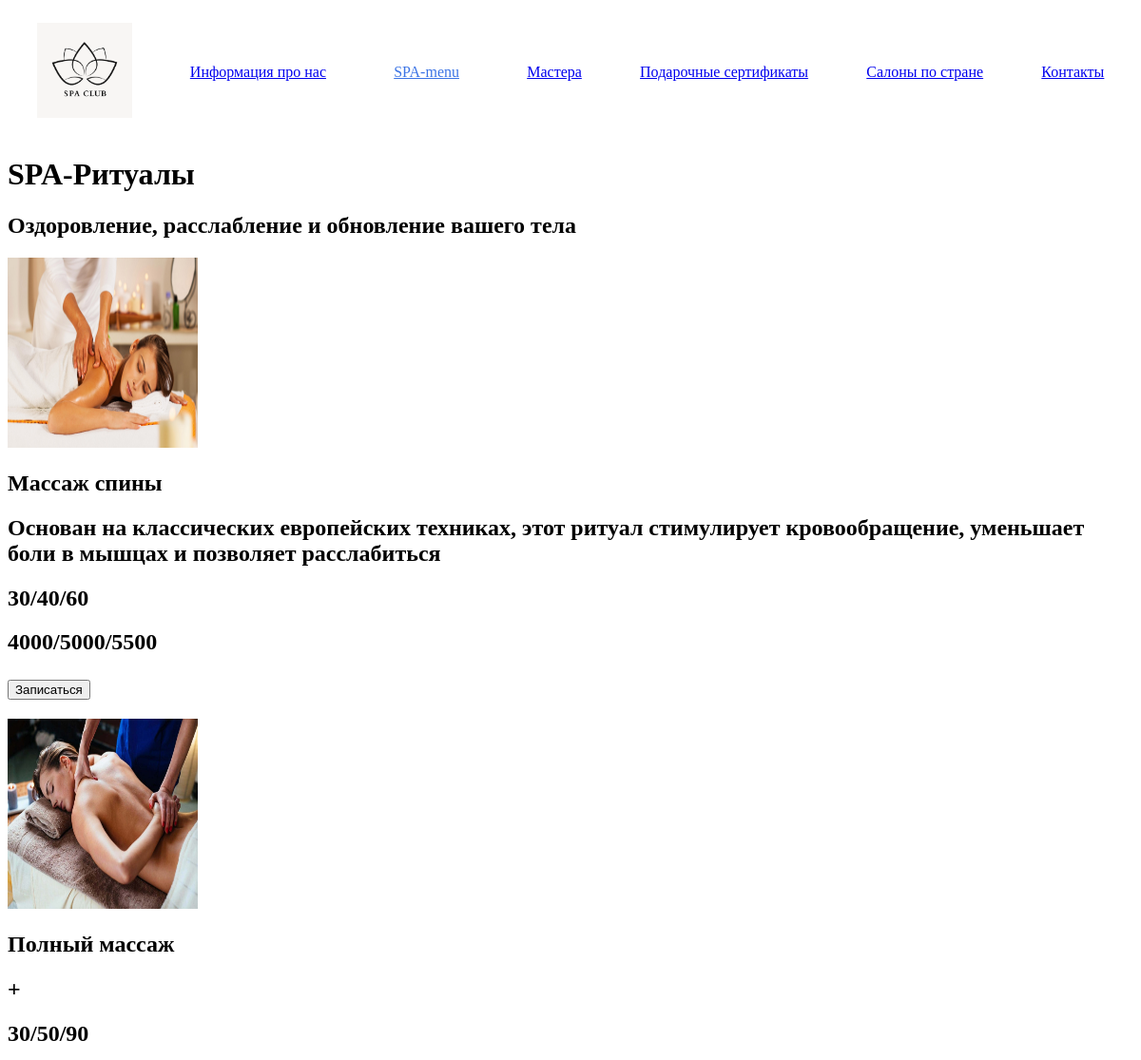
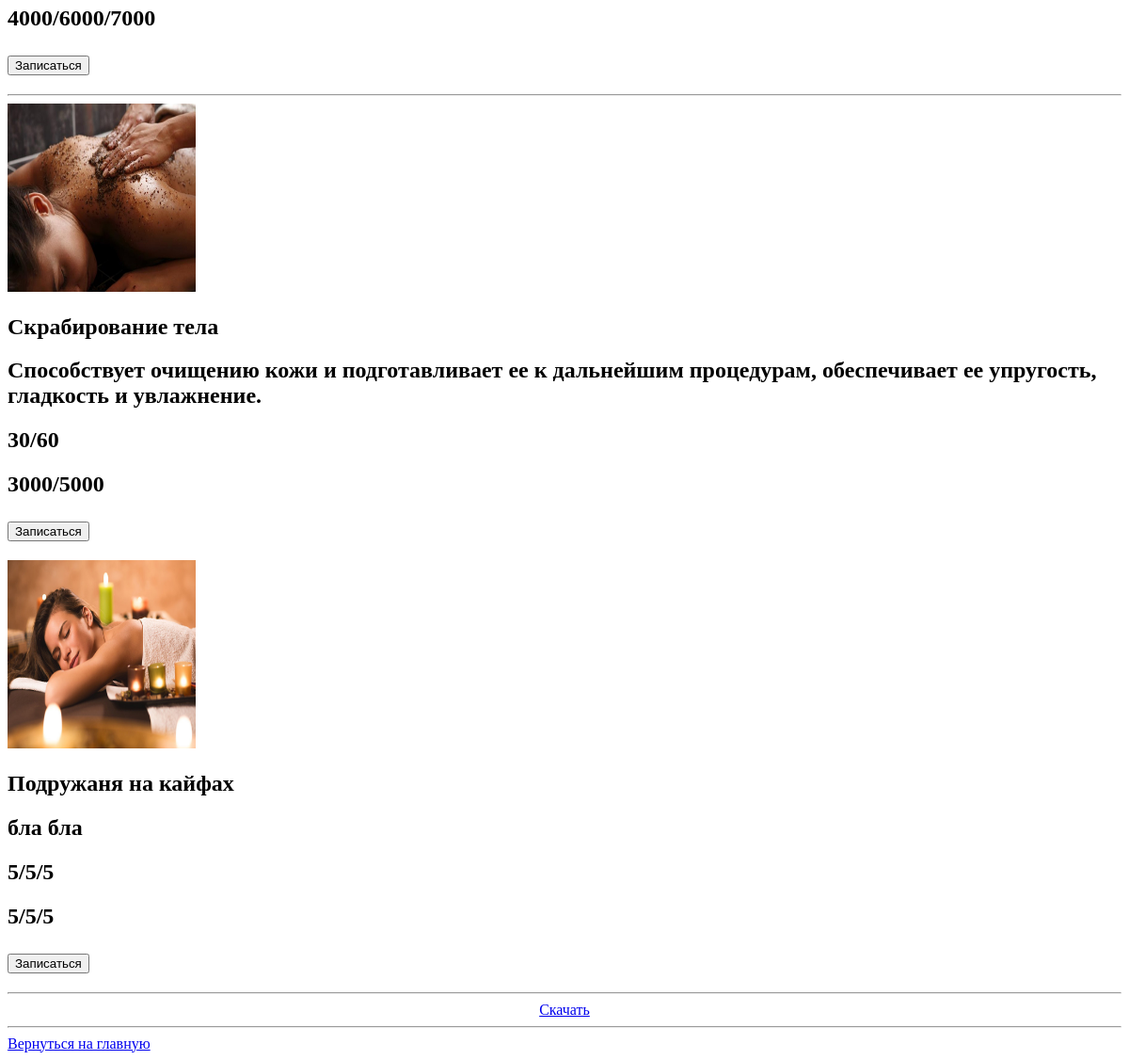
The app's page /home/spa_menu/ with its own data (2 pictures, top to bottom).
### spa/models.py (models this page shows, shortened)
class Rituals(models.Model):
    photo = models.ImageField(upload_to='static/photo/photo_rituals/', verbose_name='фото массажа')
    title = models.CharField(max_length=100, verbose_name='Заголовок')
    content = models.CharField(max_length=250, verbose_name='описание')
    time = models.CharField(max_length=50, null=True, blank=True, verbose_name='время в формате x/x/x')
    price = models.CharField(max_length=50, null=False, blank=True, verbose_name='цена в формате x/x/x')
    popular = models.BooleanField(default=False, verbose_name='Добавить на главную страницу сайта (популярные массажи)')
    time_create = models.DateTimeField(verbose_name="Время создания", default=datetime.now(), )
    time_update = models.DateTimeField(verbose_name="Время изменения", default=datetime.now(), )
    class Meta:
        verbose_name_plural = 'Mountain-SPA (Виды массажа)'
        verbose_name = 'SPA-ритуалы (вид массажа)'

class Body_care(models.Model):
    photo = models.ImageField(upload_to='static/photo/photo_care/', verbose_name='уходовое фото')
    title = models.CharField(max_length=100, verbose_name='Заголовок')
    content = models.CharField(max_length=250, verbose_name='описание')
    time = models.CharField(max_length=50, null=True, blank=True, verbose_name='время в формате "X/X/X"')
    price = models.CharField(max_length=50, null=False, blank=True, verbose_name='цена в формате "X/X/X"')
    popular = models.BooleanField(default=False,
                                  verbose_name='Добавить на главную страницу сайта (популярные Процедуры)')
    time_create = models.DateTimeField(verbose_name="Время создания", default=datetime.now(), )
    time_update = models.DateTimeField(verbose_name="Время изменения", default=datetime.now(), )
    class Meta:
        verbose_name_plural = 'Mountain-SPA (Уход за телом)'
        verbose_name = 'SPA-ритуалы (Уход за телом)'

class Save_menu(models.Model):
    path = models.FileField(upload_to='static/files/',
                            verbose_name='Выберите один файл, который будет педставлять ваше Меню',
                            help_text='Это может быть только zip-файл')
    work = models.BooleanField(default=False,
                               verbose_name='Поставте галочку для того, что бы меню стало активным(возможен только один вариант!)')
    title = models.CharField(max_length=50, default=None, blank=True, null=True)
    time_create = models.DateTimeField(verbose_name="Время создания", default=datetime.now(), )
    time_update = models.DateTimeField(verbose_name="Время изменения", default=datetime.now(), )
    class Meta:
        verbose_name_plural = 'Файл меню для загрузки пользователям'
        verbose_name = 'Файл меню для загрузки пользователям'

### spa/views.py (the view)
# urls.py: path('spa_menu/', spa_menu, name='spa_menu'),
def spa_menu(request):
    bds = Rituals.objects.all()
    bd_care = Body_care.objects.all()
    files = Save_menu.objects.all()
    context = {'bds': bds, 'bd_care': bd_care, 'files': files}
    return render(request, 'spa_ss/spa_menu.html', context)

### spa/templates/spa_ss/spa_menu.html (shortened to what this page needs)
<!DOCTYPE html>
{% extends 'layout/basic.html' %}
{% load static %}
{% block content %}
<h1>
    <bold>SPA-Ритуалы</bold>
</h1>
<h2>Оздоровление, расслабление и обновление вашего тела</h2>
{% for bd in bds %}
<div>
    <img src="{{ bd.photo.url }}" alt="" width="200" height="200"/>
    <h2>{{ bd.title }}</h2>
    <h2>{{ bd.content }}</h2>
    <h2>{{ bd.time }}</h2>
    <h2>{{ bd.price }}</h2>
    <h2><button type="submit">Записаться</button></h2>
</div>
{% endfor %}
<hr>
{% for bd2 in bd_care %}
<div>
    <img src="{{ bd2.photo.url }}" alt="" width="200" height="200"/>
    <h2>{{ bd2.title }}</h2>
    <h2>{{ bd2.content }}</h2>
    <h2>{{ bd2.time }}</h2>
    <h2>{{ bd2.price }}</h2>
    <h2><button type="submit">Записаться</button></h2>
</div>
{% endfor %}
<hr>
{%for file in files%}
    {% if file.work == True %}
<div></div><a href="{{ file.path.url }}" download><center>Скачать</center></a></div>
    {% endif %}
{%endfor%}
<hr>
<a href="{% url 'home'%}">Вернуться на главную</a>
{% endblock %}

### static/css/flex.css (style rules this page uses)
hr { display: block; margin-top: 0.5em; margin-bottom: 0.5em; margin-left: auto; margin-right: auto; border-style: inset; border-width: 1px; }

### records on screen
Rituals: photo (picture), title "Массаж спины", content "Основан на классических европейских техниках, этот ритуал стимулирует кровообращение, уменьшает боли в мышцах и позволяет расслабиться", time "30/40/60", price "4000/5000/5500"
Rituals: photo (picture), title "Полный массаж", content "+", time "30/50/90", price "4000/6000/7000"
Body_care: photo (picture), title "Скрабирование тела", content "Способствует очищению кожи и подготавливает ее к дальнейшим процедурам, обеспечивает ее упругость, гладкость и увлажнение.", time "30/60", price "3000/5000"
Body_care: photo (picture), title "Подружаня на кайфах", content "бла бла", time "5/5/5", price "5/5/5"
